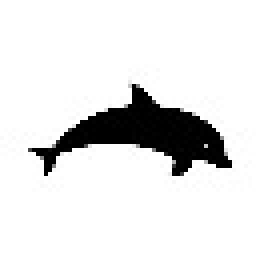
#> input picture dolphin_64.jpg, 64 x 64 px (shown 4 times larger)
$ jupyter execute --allow-errors gencol_cvx_argmax.ipynb
#> lines starting #> are read from the running program, lines starting #| are printed output that depends on the picture
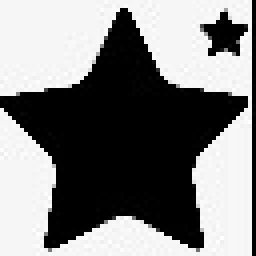
#> input picture star_64.jpg, 64 x 64 px (shown 4 times larger)
#> `normalized_img1 = 1 - normalized_img1`:
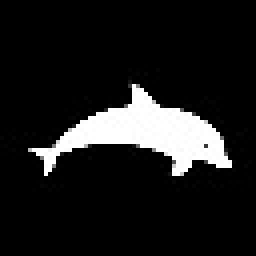
#> normalized_img1: shape (64, 64) float64 (shown 4 times larger); min 0, max 1, mean 0.111
#> `normalized_img2 = 1 - normalized_img2`:
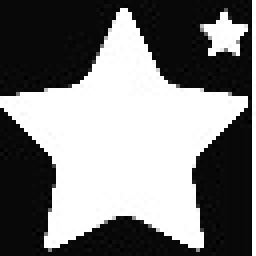
#> normalized_img2: shape (64, 64) float64 (shown 4 times larger); min 0, max 1, mean 0.493
[cell 1]
import matplotlib.pyplot as plt
import numpy as np
from tqdm import tqdm
from PIL import Image
import scipy.sparse as sp
import time
import itertools
import scipy
import cvxpy as cp


class Genetic_Algorithm:
    def __init__(self, beta, img1, img2):

#> called with beta = 3
        self.beta = beta
        self.N = img1.shape[0]
#> self.N = 64
        self.M = img2.shape[0]
#> self.M = 64
        self.img1 = img1.flatten()
#> self.img1 = 4096 values, max 0.141 at index 1506, min 0 at index 0, mean 0.0156
        self.img2 = img2.flatten()
#> self.img2 = 4096 values, max 0.0317 at index 63, min 0 at index 889, mean 0.0156
        self.b_eq = np.concatenate((self.img1, self.img2))
#> self.b_eq = 8192 values, max 0.141 at index 1506, min 0 at index 0, mean 0.0156
        self.non_zero_indices = []

        start = time.time()
        print("initializing omega...")
        self.current_gamma, self.active_indices = self.initialize_omega()
        print("omega initialized in %5.3f. s" %(time.time()-start))

        start = time.time()
        print("initializing cost vector...")
        self.current_cost_vector = self.get_cost(self.active_indices)
        print("cost vector initialized in %5.3f. s" %(time.time()-start))
        start = time.time()
        print("initializing full model...")
        self.current_gamma, self.constraints_RMP, self.current_kantorovich_u, self.current_kantorovich_v = self.initialize_model()
        print("full model initialized in %5.3f. s" %(time.time()-start))

        #stats
        self.cost = []
        self.time_child = []
        self.children_sampled = []
        self.time_model = []

    def initialize_model(self):
        indices_row = np.array([])
        indices_col = np.array([])

        for indices in range(self.N**2):
            gamma_indices = np.where(self.active_indices.transpose()[0] == indices)[0]
            indices_row = np.concatenate((indices_row, gamma_indices))
            indices_col = np.concatenate((indices_col, np.ones(len(gamma_indices))*indices))

        for indices in range(self.M**2):
            gamma_indices = np.where(self.active_indices.transpose()[1] == indices)[0]
            indices_row = np.concatenate((indices_row, gamma_indices))
            indices_col = np.concatenate((indices_col, np.ones(len(gamma_indices))*(indices+self.N**2)))

        A_eq = sp.csr_matrix((np.ones(len(indices_col)), (indices_col, indices_row)), shape=( self.N**2 + self.M**2, len(self.active_indices)))
        gamma = cp.Variable(len(self.current_cost_vector))
        objective = cp.Minimize(self.current_cost_vector @ gamma)
        constraints = [A_eq @ gamma == self.b_eq, gamma >= 0]
        prob = cp.Problem(objective, constraints)
        gamma.value = self.current_gamma
        prob.solve(warm_start = True, solver=cp.GUROBI)
        primal_solution = gamma.value
        dual_solution = -constraints[0].dual_value
        return primal_solution, A_eq, dual_solution[:self.N**2], dual_solution[self.N**2:]

    def barycentric_distance(self, x, y):
        # mean squared deviation from the classical barycenter of the xi
        #rescale x and y to be in [0,1]
        x = x / self.N
        y = y / self.N
        barycenter = x * 0.5 + y * 0.5
        barycenter = 0.5 * np.sum((x - barycenter) ** 2, axis=0) + 0.5 * np.sum(
            (y - barycenter) ** 2, axis=0)
        return barycenter

    def get_cost(self, vector):
        #for each pair of active pixels, compute the cost of moving the first pixel to the second

        indices_img1 = np.array(np.unravel_index(vector.transpose()[0], (self.N, self.N)))
        indices_img2 = np.array(np.unravel_index(vector.transpose()[1], (self.M, self.M)))
        cost_vector = self.barycentric_distance(indices_img1, indices_img2)

        return cost_vector

    def compute_gain(self,cost, children):
        return self.current_kantorovich_u[children.transpose()[0]] + self.current_kantorovich_v[children.transpose()[1]] - cost

    # [32 lines left out: functions find_best_child, get_single_cost, not called in this run]

    def initialize_omega(self):
        #the north west rule is used to initialise omega
        #we start with the first pixel of each image
        omega = [[0,0]]
        i, j = 0, 0
        b = np.array([self.img1[0], self.img2[0]])
#> b = [0, 0.00112]
        gamma = []
        current_gamma = [min(b[0], b[1])]
#> current_gamma = [0]
        while i < self.N**2-1 and j < self.M**2-1:
            gamma = min(b[0], b[1])
            b = b - gamma
            if np.argmin(b) == 0:
                i += 1
                b[0] += self.img1[i]
                omega.append([i, j])
                current_gamma.append(gamma)
            else:
                j += 1
                b[1] += self.img2[j]
                omega.append([i, j])
                current_gamma.append(gamma)
#> after the loop, b = [0.00025, 0.0317]; current_gamma = 7081 values, max 0.0317 at index 1537, min 0 at index 0, mean 0.00903; i = 2985; j = 4095; omega = 7081 pairs, first value 0 to 2985, second value 0 to 4095
        while i < self.N**2-1:
            i += 1
            omega.append([i, j])
            current_gamma.append(0)
#> after the loop, current_gamma = 8191 values, max 0.0317 at index 1537, min 0 at index 0, mean 0.00781; i = 4095; omega = 8191 pairs, first value 0 to 4095, second value 0 to 4095
        while j < self.M**2-1:
            j += 1
            omega.append([i, j])
            current_gamma.append(0)
#> this loop made 0 passes
#> after the loop, j = 4095


        return np.array(current_gamma), np.array(omega)

    # [97 lines left out: functions run, solve_model, get_mean, reduce, plot, not called in this run]

#> (a cell that did not finish here is left out)

#> in __init__, `self.current_gamma, self.active_indices = self.initialize_omega()`: self.current_gamma has the same summary as current_gamma in initialize_omega; self.active_indices has the same summary as omega in initialize_omega
#> in barycentric_distance, `barycenter = 0.5 * np.sum((x - barycenter) ** 2, axis=0) + 0.5 * np.su..`: barycenter = 8191 values, max 0.26 at index 2047, min 0 at index 0, mean 0.0534
#> in get_cost, `cost_vector = self.barycentric_distance(indices_img1, indices_img2)`: cost_vector has the same summary as barycenter in barycentric_distance
#> in __init__, `self.current_cost_vector = self.get_cost(self.active_indices)`: self.current_cost_vector has the same summary as barycenter in barycentric_distance
#> the loop in initialize_model, `for indices in range(self.N**2):` made 4096 passes
#> gamma_indices on passes 17 to 19: [16], [17], [18]
#> after the loop in initialize_model, `for indices in range(self.N**2):`: indices_col = 8191 values from 0 to 4095; indices_row = 8191 values from 0 to 8190
#> the loop in initialize_model, `for indices in range(self.M**2):` made 4096 passes
#> gamma_indices on passes 2, 4, 5: [1061, 1062], [1123], [1124, 1125, 1126]
#> after the loop in initialize_model, `for indices in range(self.M**2):`: indices_col = 16382 values from 0 to 8191; indices_row = 16382 values, max 8190 at index 8190, min 0 at index 0, mean 4095
